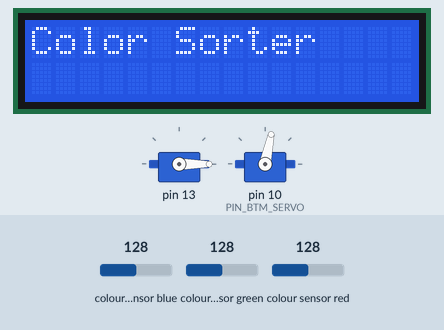
Recording of a sketch running on a simulated Arduino Uno, built with avr-gcc and run on an emulated ATmega328P. On the bench: 16×2 character LCD, 2 × servo. The test bench sets the inputs (shaded band); at power-on: colour sensor blue 128, colour sensor green 128, colour sensor red 128. What the sketch prints to the serial monitor is not drawn.

Above: at 0.1 s.
At 1.2 s:
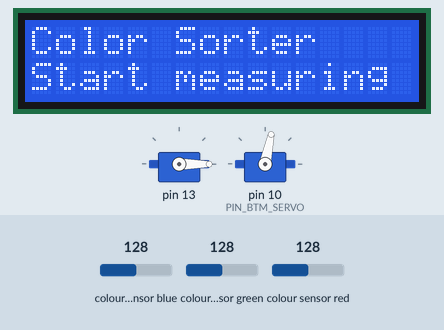
At 65.0 s:
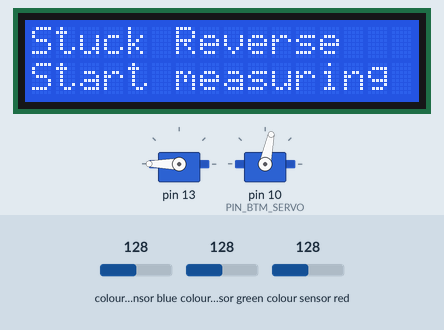
At 123.7 s:
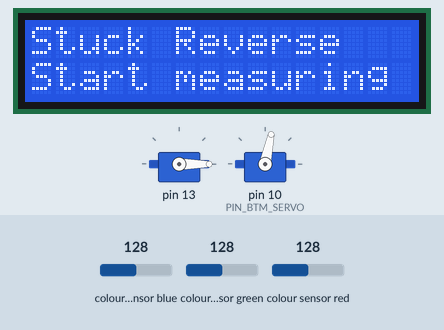
Timing chart, 0 to 130.0 s (numbered marks = the images above):
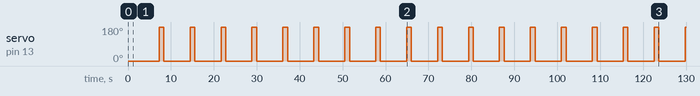

The sketch:

skittle-color-sorter.ino
```cpp
/**************************************************************************/
/**
    Skittle Color Sorter

    An Arduino UNO board sketch that programs a Skittle color sorting
    machine that can sort Skittles by their color.

    @file     skittle-color-sorter.ino
    @mainpage Skittle Color Sorter
    @author   Charlie Chen (CharmySoft)  <Charlie@CharmySoft.com>

    @section  Introduction
    This Skittle Color Sorter consists of a Adafruit TCS34725 Color Sensor to
    measure color values, a Continuous Rotation Servo at the top to keep the
    Skittles going down, a Standard Servo at the bottom to move the arm to
    bring the Skittles to a desired place, and a LCD Display to show
    information like the number of Skittles.

    @section  More
    - [CharmySoft]    http://CharmySoft.com/
    - [Project Page]  http://CharmySoft.com/app/skittle-sorter
    - [Github Repo]   http://CharmySoft.com/app/skittle-sorter/github
*/
/**************************************************************************/

// Include libraries
#include "Context.h"                      // Context (global variables)
#include "LCD.h"                          // LCD display
#include "TopServo.h"                     // Top Servo
#include "BottomServo.h"                  // Bottom Servo
#include "ColorView.h"                    // Color View
#include "ColorSensor.h"                  // Color Sensor

// Initialize global variables
LCD           Context::lcd;               // The liquid-crystal display
TopServo      Context::servoTop;          // The top continuous rotation servo
BottomServo   Context::servoBtm;          // The bottom standard servo
ColorView     Context::colorView;         // The color LED
ColorSensor   Context::colorSensor;       // The Adafruit color sensor

int           Context::skittleCount         = 0;      // The number of skittles sorted

void setup() {
  // Set up the serial for debugging purposes
  Serial.begin(9600);

  // Set up the LCD screen
  Context::lcd.setup();

  // Set up the servos
  Context::servoTop.setup();
  Context::servoBtm.setup();

  // Set up the Adafruit color sensor
  Context::colorSensor.setup();

  // Print some text on the LCD screen as a welcome message
  Context::lcd.setTopText("Color Sorter");

}

void loop() {
  // Update the LCD
  Context::lcd.update();

  // Update the top servo
  Context::servoTop.update();

  // Update the bottom servo (arm)
  Context::servoBtm.update();

  // Update the color sensor
  Context::colorSensor.update();

  // Update the color view LED output
  Context::colorView.update();

  delay(100);
}
```

BottomServo.cpp
```cpp
/**************************************************************************/
/**
    Bottom Servo

    @file     BottomServo.cpp
    @author   Charlie Chen (CharmySoft)  <Charlie@CharmySoft.com>

    @section  Circuit
    - Bottom Servo
      + Digital pin 10
*/
/**************************************************************************/
#define PIN_BTM_SERVO       10    /**< The pin attaching to the bottom servo */

#include "BottomServo.h"

BottomServo::BottomServo()
{
  // Set the original arm position to the center.
  mResult = static_cast<colorResult>(2); // 2 is the middle one. 0 1 [2] 3 4
}

void BottomServo::setup()
{
  this->attach(PIN_BTM_SERVO);
}

void BottomServo::update()
{
  // Calculate the angle of the bottom servo arm
#define MAX_BTM_ANGLE   150   // Maximum bottom servo angle
#define MIN_BTM_ANGLE   30    // Minimum bottom servo angle
#define NUM_OF_CUPS     5     // The number of cups at the bottom
#define EACH_CUP_ANGLE_INTERVAL ((MAX_BTM_ANGLE - MIN_BTM_ANGLE) / NUM_OF_CUPS)
  int btmAngle = MIN_BTM_ANGLE + EACH_CUP_ANGLE_INTERVAL * mResult;
  this->write(btmAngle);
}

void BottomServo::setResult(colorResult result){
  mResult = result;
}
```

BottomServo.h
```cpp
/**************************************************************************/
/**
    Bottom Servo

    Controls the standard servo at the bottom that acts as an arm to put
    the Skittle into designated cups.

    @file     BottomServo.h
    @author   Charlie Chen (CharmySoft)  <Charlie@CharmySoft.com>
*/
/**************************************************************************/

#ifndef  _BOTTOM_SERVO_H_
#define  _BOTTOM_SERVO_H_

#include <Arduino.h>
#include <Servo.h>
#include "Context.h"

/** The standard servo at the bottom. It acts as an arm to put the Skittles
    into designated cups. */
class BottomServo : public Servo, private Context
{
  public:

    /** Constructor. Initialize the members. */
    BottomServo();

    /** Attaches the corresponding pins to the bottom servo object. */
    void setup();

    /** Updates the bottom servo. This writes the updated bottom arm angle
     *  to the servo. This function should be called in the main loop. */
    void update();

    /** Sets the result cup that this arm should go to.
        @param result The result that represents a color.*/
    void setResult(colorResult result);


  private:
    colorResult mResult;  /**< The result. */
};

#endif // _BOTTOM_SERVO_H_
```

ColorSensor.cpp
```cpp
/**************************************************************************/
/**
    Color Sensor

    @file     ColorSensor.cpp
    @author   Charlie Chen (CharmySoft)  <Charlie@CharmySoft.com>

    @section  Circuit
    - Color Sensor
      + SDA pin to analog pin 4
      + SCL pin to analog pin 5
*/
/**************************************************************************/
// Change the following line to enter calibration mode
#define F_CALIBRATING             false         /**< Is calibration in progress */
#define F_CALI_EMPTY_HOLE         false         /**< Is calibrating the empty hole's color */

// Constants
#define C_HOLE_CLEAR              300           /**< The clear value used to determine the hole's arrival */
#define C_IDEAL_CLEAR             96            /**< The ideal clear value for color detection */
#define C_ALLOWED_COLOR_VARIANCE  64            /**< Allowed color variance for color detection */
#define C_ALLOWED_CLEAR_VARIANCE  128           /**< Allowed clear variance for color detection */

#define C_ATIME TCS34725_INTEGRATIONTIME_154MS  /**< Color sensor integration time 154ms */
#define C_CYCLES (256 - C_ATIME)                /**< Color sensor cycles according to the integration time */

#include "ColorSensor.h"
#include "TopServo.h"
#include "BottomServo.h"
#include "ColorView.h"
#include "LCD.h"

ColorSensor::ColorSensor() : Adafruit_TCS34725(C_ATIME, TCS34725_GAIN_1X)
{
  lastSkittleTime = 0;
  isMeasuring = false;
}

void ColorSensor::setup() {
  if (!this->begin()) {
    // If the color sensor failed to initialize, print out an error
    Serial.println("Error: Color sensor not found.");
    lcd.setTopText("ERR: Sensor Cnct");

    // Infinite loop so the program won't continue
    while (1);
  }
}

void ColorSensor::update()
{
  static C_Color bestColor(0, 0, 0);  // The best colors during a measuring cycle
  static uint16_t minClear;           // The minimum clear value during a measuring cycle
  uint16_t r, g, b, c;                // Red, green, blue and clear channel values

  // Reads the raw color values
  getRawData(&r, &g, &b, &c);

  // Create a C_Color object from raw colors
  C_Color colors = C_Color::createFromRawColors(C_CYCLES, r, g, b, c);

  // Check if the hole arrives at the color sensor
  if (colors.c < C_HOLE_CLEAR && !isMeasuring && millis() - lastSkittleTime > 1000) {
    Serial.println(millis() - lastSkittleTime);
    lastSkittleTime = millis();
    lcd.setBottomText("Start measuring");
    // Serial.println("Start measuring this Skittle's color.");
    isMeasuring = true;
    minClear = C_HOLE_CLEAR;
    bestColor = colors;
  }

  if (isMeasuring) {
    // Try and reach the ideal clear value
    if (colors.c < minClear && colors.c > C_IDEAL_CLEAR) {
      // The best color sample is picked when the clear is minimum while still larger than C_IDEAL_CLEAR
      minClear = colors.c;
      bestColor = colors;
    }
    // If the skittle moves away and there's nothing left for the color sensor there
    if (colors.c > C_HOLE_CLEAR) {
      bestColor.maximize(); // Maximize color
      bestColor.print();

      // Analyze the color
      colorResult result = _analyzeColor(bestColor);

      if (!servoTop.isRemeasuring() && HAS_RESULT(result)) {
        // Add 1 to the skittleCount if the color is not being re-measured and we've got the result
        skittleCount++;
        // Set the new Skittle count to the LCD screen
        lcd.setTopText(String("Count:") + skittleCount);
      }

      // Serial.println("Finish measuring.");
      isMeasuring = false;

    }
  }

  // printColors(r, g, b, c);
}

void ColorSensor::_calibrating(const C_Color& new_color) {
  static C_Color avg_c(new_color);  // The average color (result)
  static int count = 0;             // The amount of valid data samples

  // Get the color variance between the new color and the avarage color
  int diff = avg_c.compare(new_color);
  Serial.print("Diff: "); Serial.println(diff);

  // Check if the color variance is out of a valid range
  if (diff > C_ALLOWED_COLOR_VARIANCE) {
    Serial.println("Difference too big. This sample data is discarded.");
  } else {
    // If the new valid is valid, set the average color to include the new data
    avg_c.r = (avg_c.r * count + new_color.r) / (count + 1);
    avg_c.g = (avg_c.g * count + new_color.g) / (count + 1);
    avg_c.b = (avg_c.b * count + new_color.b) / (count + 1);
    avg_c.c = (avg_c.c * count + new_color.c) / (count + 1);
    count++;
    Serial.println("Average color:");
    avg_c.print();
  }
}

colorResult ColorSensor::_analyzeColor(const C_Color& bestColor)
{
  // Use a macro to generate a constant array colorList
  // whose indexes correspond to the colorResult enum
#define COLOR_DEF( identifier, name, color, color_view )  color
  const C_Color colorList [] = { COLORS_DEFINITION };
#undef COLOR_DEF
  // Compare the best color with the colorList and get the closest result
  colorResult tempResult = bestColor.compareWithColorList(colorList, C_ALLOWED_COLOR_VARIANCE);

  if (tempResult != RESULT_EMPTY)
    Serial.println("A Skittle has been detected!");
  //Serial.println("Maximized colors:");


#if F_CALIBRATING
  // If we are calibrating colors

  if (!F_CALI_EMPTY_HOLE && tempResult == RESULT_EMPTY)
    // Ignore empty hole's data unless F_CALI_EMPTY_HOLE is set
    return tempResult;

  _calibrating(bestColor);
  return tempResult;
#endif


  // Check if the clear value is out of allowed range
  if (HAS_RESULT(tempResult) && abs(int(bestColor.c) - int(colorList[tempResult].c)) > C_ALLOWED_CLEAR_VARIANCE) {
    // If the clear value is out of range, then set this result back to unknown
    tempResult = RESULT_UNKNOWN;
  }

  // Set the result
  colorView.setColorByResult(tempResult);
  lcd.setBottomTextByResult(tempResult);
  if (HAS_RESULT(tempResult))
    servoBtm.setResult(tempResult);

  if (tempResult == RESULT_UNKNOWN) {
    // If color cannot be detected, try again
    servoTop.remeasureColor();
  } else {
    if (servoTop.isRemeasuring()) {
      Serial.println("We've got the color on re-measurement.");
      servoTop.stopRemeasuring();
    }
  }
  return tempResult;
}

unsigned long ColorSensor::getLastSkittleTime() {
  return lastSkittleTime;
}
```

ColorSensor.h
```cpp
/**************************************************************************/
/**
    Color Sensor

    The TCS34725 color sensor that is used to measure Skittle's color
    values. All the algorithms regarding to color detection, analyzation
    are defined here.

    @file     ColorSensor.h
    @author   Charlie Chen (CharmySoft)  <Charlie@CharmySoft.com>
*/
/**************************************************************************/
#ifndef  _COLOR_SENSOR_H_
#define  _COLOR_SENSOR_H_

#include <Arduino.h>
#include "Adafruit_TCS34725.h"
#include "Context.h"
#include "C_Color.h"

/** A subclass of Adafruit_TCS34725 Color Sensor. This class contains all
    the algorithms regarding to color detection, analyzation. */
class ColorSensor : public Adafruit_TCS34725, private Context
{
  public:

    /** Constructor */
    ColorSensor();

    /** Initializes I2C and configures the sensor. This function should be
        called before you do anything else. */
    void setup();

    /** The main logic of the color sensor. This function should be called
        on the main loop. */
    void update();

    /** Get the time when the last time the color sensor was measuring a Skittle.
      @return The last time when the Skittle arrives at the color sensor the
      number of milliseconds since the Arduino board began. */
    unsigned long getLastSkittleTime();

  protected:

    /** The update logic used to test and get the average color of certain
        Skittle. */
    void _calibrating(const C_Color&);

    /** Performs certain actions after the best color has been picked up
        by the color sensor. This function will be called each time the
        color sensor is through a measuring cycle. */
    colorResult _analyzeColor(const C_Color&);

    unsigned long   lastSkittleTime;    /**< Time when the last skittle arrived         */
    boolean         isMeasuring;        /**< Is the a Skittle being measured right now  */

};

#endif // _COLOR_SENSOR_H_
```

ColorView.cpp
```cpp
/**************************************************************************/
/**
    Color View (LED)

    @file     ColorView.cpp
    @author   Charlie Chen (CharmySoft)  <Charlie@CharmySoft.com>

    @section  Circuit
    - Color View
      + Red pin to pin 7
      + Green pin to pin 9
      + Blue pin to pin 6
*/
/**************************************************************************/
#define PIN_COLOR_RED       7     /**< The pin to write Red channel value   */
#define PIN_COLOR_GREEN     9     /**< The pin to write Green channel value */
#define PIN_COLOR_BLUE      6     /**< The pin to write Blue channel value  */

#include "ColorView.h"
#include "LCD.h"

ColorView::ColorView() : mColor(0, 0, 0)
{
  bDirty = false;
}

void ColorView::update()
{
  if (!bDirty) return;

  // Write the color to LED
  this->write(mColor);
}

void ColorView::write(const C_Color& c)
{
  analogWrite(PIN_COLOR_RED, (c.r));
  analogWrite(PIN_COLOR_GREEN, (c.g));
  analogWrite(PIN_COLOR_BLUE, (c.b));
}

void ColorView::setColor(const C_Color& color)
{
  mColor = color;
  bDirty = true;
}

void ColorView::setColorByResult(const colorResult& result)
{
  // Generate the colorResult enum-indexed constant array colorViewList
#define COLOR_DEF( identifier, name, color, color_view )  color_view
  const C_Color colorViewList [] = { COLORS_DEFINITION };
#undef COLOR_DEF
  setColor(colorViewList[result]);
}
```

ColorView.h
```cpp
/**************************************************************************/
/**
    Color View (LED)

    A RGB (Red, Green, Blue) LED that can be used to show different colors
    by adjusting the brightness of each of the three LEDs. This class
    defines how the Skittle's color results are showed on the LED.

    @file     ColorView.h
    @author   Charlie Chen (CharmySoft)  <Charlie@CharmySoft.com>
*/
/**************************************************************************/
#ifndef  _COLOR_VIEW_H_
#define  _COLOR_VIEW_H_

#include <Arduino.h>
#include "Adafruit_TCS34725.h"
#include "Context.h"
#include "C_Color.h"

/** Class ColorView defines how the Skittle's color results are showed on
    the LED. */
class ColorView : private Context
{
  public:

    /** Constructor. Initialize members. */
    ColorView();

    /** Updates the color view logic. This function should be called on the
        arduino's main loop. */
    void update();

    /** Set the color view to show a desired color.
        @param color The color to show on the LED.*/
    void setColor(const C_Color& color);

    /** Set the color view to show a disired result.
        @param result The result that is to be shown on the LED.*/
    void setColorByResult(const colorResult& result);

  protected:
    /** Writes a desired color to the LED. This sets the LED's color by
        writing analog color values to the LED.
        @param c The desired color to be written. */
    void write(const C_Color& c);
    C_Color mColor;       /**< The result to show. */
    boolean   bDirty;     /**< Does color view need to refresh. */

};

#endif // _COLOR_VIEW_H_
```

TopServo.h
```cpp
/**************************************************************************/
/**
    Top Servo

    Controls the continuous rotation servo at the top that spins and moves
    Skittles to let the color sensor read the color.

    @file     TopServo.h
    @author   Charlie Chen <Charlie@CharmySoft.com>
*/
/**************************************************************************/
#ifndef  _TOP_SERVO_H_
#define  _TOP_SERVO_H_

#include <Arduino.h>
#include <Servo.h>
#include "Context.h"

/** The continuous rotation servo at the top. It spins around and moves
    Skittles to let the color sensor read the color. */
class TopServo : public Servo, private Context
{
  public:

    /** Constructor. Initialize all the members variables. */
    TopServo();

    /** Attaches the corresponding pins to the top servo object. */
    void setup();

    /** Updates the top servo. This writes the updated speed to the servo.
        This function should be called in the main loop. */
    void update();

    /** Starts re-measuring the Skittle's color. This will not work if the
        retried times is no less than C_RETRY_UNKNOWN_COLOR. */
    void remeasureColor();

    /** Stops re-measuring the Skittle's color. */
    void stopRemeasuring();

    /** Is the Skittle being re-measured its color.
        @return true if the Skittle is being re-measured.*/
    boolean isRemeasuring();

  protected:
    boolean   bJammed;      /**< Is the Skittle stuck on the top servo */
    boolean   bRemeasuring; /**< Is the Skittle's color being re-measured */
    boolean   bRemDir;      /**< Is the direction reversed when re-measuring the color */
    int       iRetry;       /**< How many times have tried to detect the color */
};

#endif // _TOP_SERVO_H_
```

Source omitted: Context.h (3199 bytes), TopServo.cpp (3343 bytes), c_color.cpp (2163 bytes), c_color.h (2399 bytes), LCD.cpp (2157 bytes), LCD.h (1851 bytes)

Measured:
- by itself, servo on pin 13: alternates 180° for 1.1 s and 0° for 6.1 s
- what the display in image 1 shows lasts 6.1 s, from 1.2 s to 7.3 s
